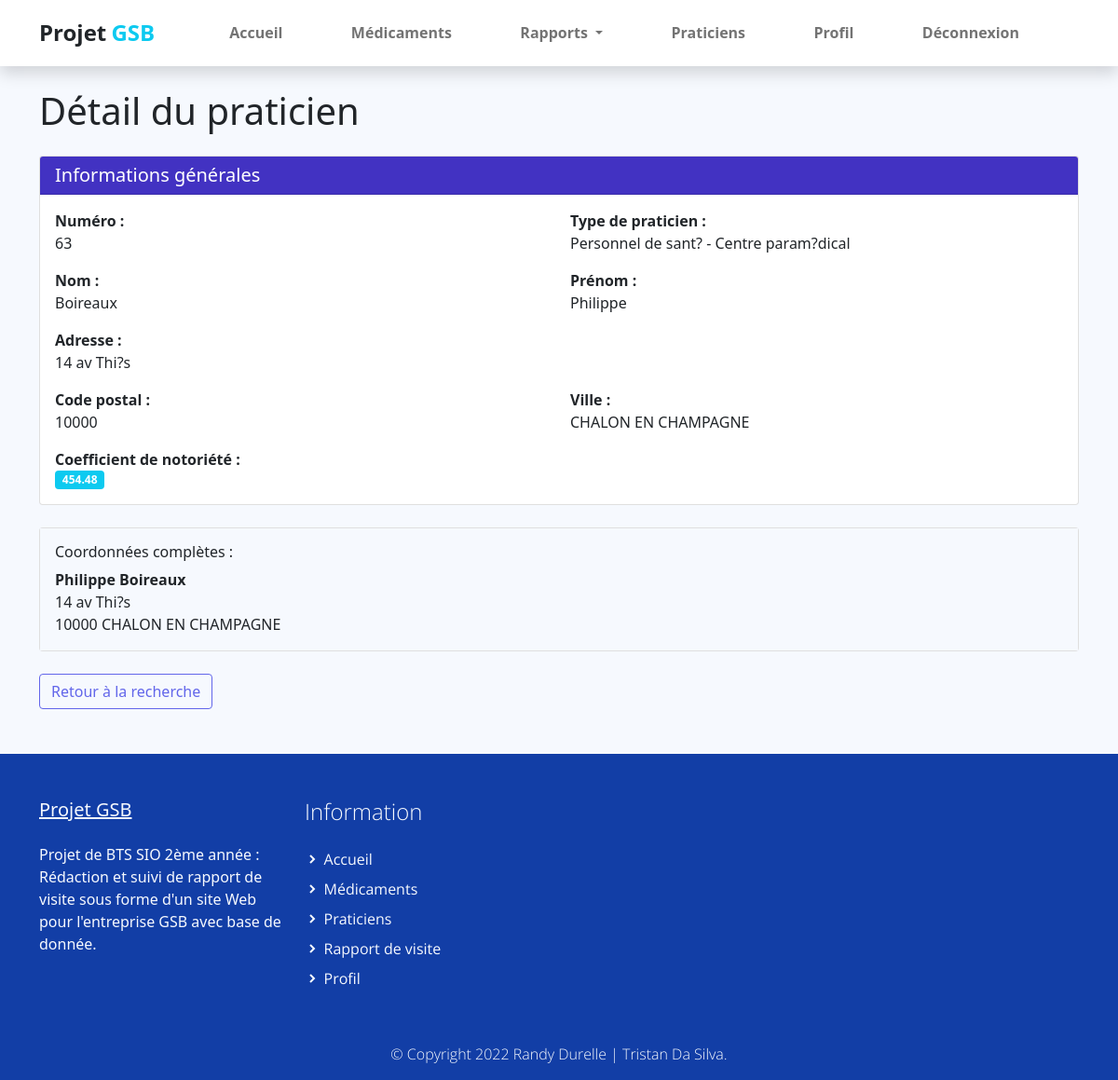
The app's page /index.php?uc=rapports&action=detailPraticien&pra=63 (signed in), older data.
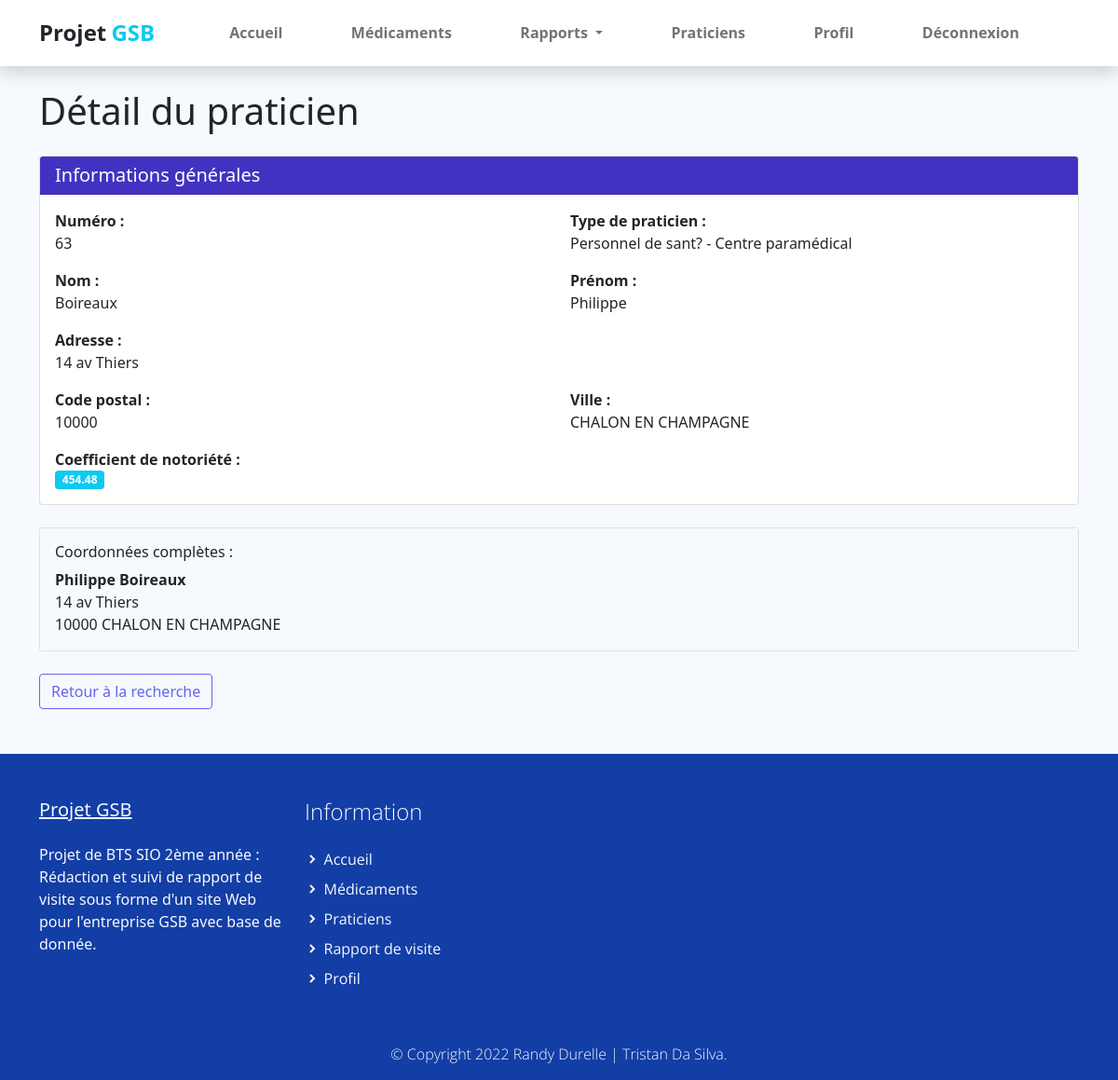
The same page, newer data.
### tables this page shows
CREATE TABLE IF NOT EXISTS `praticien` (
  `PRA_NUM` int(11) NOT NULL,
  `PRA_PRENOM` varchar(30) DEFAULT NULL,
  `PRA_NOM` varchar(30) DEFAULT NULL,
  `PRA_ADRESSE` varchar(50) DEFAULT NULL,
  `PRA_CP` varchar(5) DEFAULT NULL,
  `PRA_VILLE` varchar(25) DEFAULT NULL,
  `PRA_COEFNOTORIETE` float DEFAULT NULL,
  `TYP_CODE` varchar(3) NOT NULL,
  PRIMARY KEY (`PRA_NUM`),
  KEY `praticien_type_praticien0_FK` (`TYP_CODE`)
);

CREATE TABLE IF NOT EXISTS `type_praticien` (
  `TYP_CODE` varchar(3) NOT NULL,
  `TYP_LIBELLE` varchar(25) DEFAULT NULL,
  `TYP_LIEU` varchar(35) DEFAULT NULL,
  PRIMARY KEY (`TYP_CODE`)
);

### modele/praticien.modele.inc.php (called while the page is built, shortened)
<?php
function getPraticienComplet($num)
{
    try {
        $pdo = connexionPDO();
        $sql = 'SELECT p.*, t.TYP_LIBELLE, t.TYP_LIEU
                FROM praticien p
                LEFT JOIN type_praticien t ON p.TYP_CODE = t.TYP_CODE
                WHERE p.PRA_NUM = :num';
        $stmt = $pdo->prepare($sql);
        $stmt->bindValue(':num', $num, PDO::PARAM_INT);
        $stmt->execute();
        return $stmt->fetch(PDO::FETCH_ASSOC);
    } catch (PDOException $e) {
        print "Erreur ! : " . $e->getMessage();
        die();
    }
}

### vues/v_detailPraticien.php (the view)
<section class="container mt-4 mb-5">
    <h1 class="mb-4">Détail du praticien</h1>
    <div class="card mb-4">
        <div class="card-header bg-primary text-white">
            <h2 class="h5 mb-0">Informations générales</h2>
        </div>
        <div class="card-body">
            <div class="row mb-3">
                <div class="col-md-6">
                    <strong>Numéro :</strong><br>
                    <?= htmlspecialchars($praticien['PRA_NUM']) ?>
                </div>
                <div class="col-md-6">
                    <strong>Type de praticien :</strong><br>
                    <?php
                    if (!empty($praticien['TYP_LIBELLE'])) {
                        echo htmlspecialchars($praticien['TYP_LIBELLE']);
                        if (!empty($praticien['TYP_LIEU'])) {
                            echo ' - ' . htmlspecialchars($praticien['TYP_LIEU']);
                        }
                    } else {
                        echo 'Non renseigné';
                    }
                    ?>
                </div>
            </div>
            <div class="row mb-3">
                <div class="col-md-6">
                    <strong>Nom :</strong><br>
                    <?= htmlspecialchars($praticien['PRA_NOM']) ?>
                </div>
                <div class="col-md-6">
                    <strong>Prénom :</strong><br>
                    <?= htmlspecialchars($praticien['PRA_PRENOM']) ?>
                </div>
            </div>
            <div class="mb-3">
                <strong>Adresse :</strong><br>
                <?= htmlspecialchars($praticien['PRA_ADRESSE'] ?? 'Non renseignée') ?>
            </div>
            <div class="row mb-3">
                <div class="col-md-6">
                    <strong>Code postal :</strong><br>
                    <?= htmlspecialchars($praticien['PRA_CP'] ?? 'Non renseigné') ?>
                </div>
                <div class="col-md-6">
                    <strong>Ville :</strong><br>
                    <?= htmlspecialchars($praticien['PRA_VILLE'] ?? 'Non renseignée') ?>
                </div>
            </div>
            <div class="mb-0">
                <strong>Coefficient de notoriété :</strong><br>
                <?php
                if (isset($praticien['PRA_COEFNOTORIETE'])) {
                    echo '<span class="badge bg-info">' . htmlspecialchars($praticien['PRA_COEFNOTORIETE']) . '</span>';
                } else {
                    echo 'Non renseigné';
                }
                ?>
            </div>
        </div>
    </div>
    <div class="card">
        <div class="card-body bg-light">
            <h6 class="mb-2">Coordonnées complètes :</h6>
            <address class="mb-0">
                <strong><?= htmlspecialchars($praticien['PRA_PRENOM'] . ' ' . $praticien['PRA_NOM']) ?></strong><br>
                <?php if (!empty($praticien['PRA_ADRESSE'])): ?>
                    <?= htmlspecialchars($praticien['PRA_ADRESSE']) ?><br>
                <?php endif; ?>
                <?php if (!empty($praticien['PRA_CP']) || !empty($praticien['PRA_VILLE'])): ?>
                    <?= htmlspecialchars($praticien['PRA_CP']) ?>     <?= htmlspecialchars($praticien['PRA_VILLE']) ?>
                <?php endif; ?>
            </address>
        </div>
    </div>
    <div class="mt-4">
        <?php
        if (isset($_SESSION['criteres_recherche']) && !isset($retour)) {
            echo '<form method="POST" action="index.php?uc=rapports&action=rechercher" class="d-inline">';
            echo '<input type="hidden" name="date_debut" value="' . htmlspecialchars($_SESSION['criteres_recherche']['date_debut']) . '">';
            echo '<input type="hidden" name="date_fin" value="' . htmlspecialchars($_SESSION['criteres_recherche']['date_fin']) . '">';
            if (!empty($_SESSION['criteres_recherche']['praticien_num'])) {
                echo '<input type="hidden" name="praticien_num" value="' . htmlspecialchars($_SESSION['criteres_recherche']['praticien_num']) . '">';
            }
            echo '<button type="submit" class="btn btn-secondary">Retour aux résultats de recherche</button>';
            echo '</form>';
            echo '<a href="index.php?uc=rapports&action=consulter" class="btn btn-outline-secondary ms-2">Retour à la recherche</a>';
        } elseif (isset($retour) && $retour == 'nouveaux') {
            echo '<a href="javascript:history.back()" class="btn btn-outline-secondary">Retour au rapport</a>';
        } else {
            echo '<a href="index.php?uc=rapports&action=consulter" class="btn btn-outline-secondary">Retour à la recherche</a>';
        }
        ?>
    </div>
</section>

### vues/v_header.php (shortened to what this page needs)
<head>
    <link href="assets/css/bootstrap.min.css" rel="stylesheet">
    <link href="assets/css/boxicon.min.css" rel="stylesheet">
    <link rel="stylesheet" href="assets/css/gsb.css">
    <link rel="stylesheet" href="assets/css/custom.css">
    <link rel="stylesheet" href="https://cdn.jsdelivr.net/npm/bootstrap-icons@1.8.1/font/bootstrap-icons.css">
</head>
<body>
    <nav id="main_nav" class="navbar navbar-expand-lg navbar-light bg-white shadow">
        <div class="menuCont container">
            <a class="navbar-brand h1 my-2" href="index.php?uc=accueil">
                <span class="text-dark h4 fw-bold">Projet</span> <span class="text-info h4 fw-bold">GSB</span>
            </a>
            <div class="align-self-center collapse navbar-collapse flex-fill  d-lg-flex justify-content-lg-between" id="navbar-toggler-success">
                <div class="flex-fill d-flex justify-content-end">
                    <ul class="nav navbar-nav d-flex justify-content-between mx-xl-5 text-center text-dark">
                        <li class="nav-item ">
                            <a class="nav-link btn-outline-info rounded-pill px-3 fw-bold" href="index.php?uc=accueil">Accueil</a>
                        </li>
                        <?php if (isset($_SESSION['habilitation']) && ($_SESSION['habilitation'] == 1 || $_SESSION['habilitation'] == 2 || $_SESSION['habilitation'] == 3)) { ?>
                        <li class="nav-item ">
                            <a class="nav-link btn-outline-info rounded-pill px-3 fw-bold" href="index.php?uc=medicaments&action=formulairemedoc">Médicaments</a>
                        </li>
                        <li class="nav-item dropdown">
                            <a class="nav-link btn-outline-info rounded-pill px-3 fw-bold dropdown-toggle" href="#" id="rapportsDropdown" role="button" data-bs-toggle="dropdown" aria-expanded="false">
                                Rapports
                            </a>
                        </li>
                        <?php } ?>
                        <?php if (isset($_SESSION['habilitation']) && ($_SESSION['habilitation'] == 1 || $_SESSION['habilitation'] == 2 || $_SESSION['habilitation'] == 3)) { ?>
                        <li class="nav-item">
                            <a class="nav-link btn-outline-info rounded-pill px-3 fw-bold" href="index.php?uc=praticiens&action=selection">Praticiens</a>
                        </li>
                        <?php } ?>
                        <?php if (isset($_SESSION['login'])) { ?>
                        <li class="nav-item ">
                            <a class="nav-link btn-outline-info rounded-pill px-3 fw-bold" href="index.php?uc=connexion&action=profil">Profil</a>
                        </li>
                        <li class="nav-item">
                            <a class="nav-link btn-outline-info rounded-pill px-3 fw-bold" href="index.php?uc=connexion&action=deconnexion">Déconnexion</a>
                        </li>
                        <?php } else { ?>
                        <li class="nav-item ">
                            <a class="nav-link btn-outline-info rounded-pill px-3 fw-bold" href="index.php?uc=connexion&action=connexion">Se connecter</a>
                        </li>
                        <?php } ?>
                    </ul>
                </div>
            </div>
        </div>
    </nav>

### index.php (shortened to what this page needs)
<?php
    if(!isset($_REQUEST['uc']) || empty($_REQUEST['uc']))
        $uc = 'accueil';
    else{
        $uc = $_REQUEST['uc'];
    }
    include("vues/v_header.php");
    switch($uc)
    {
        case 'rapports' :
            if (!empty($_SESSION['login'])) {
                include("controleur/c_rapports.php");
            } else {
                include("vues/v_accesInterdit.php");
            }
            break;
    }
?>
<?php include("vues/v_footer.php") ;?>
</body>
</html>

### controleur/c_rapports.php (shortened to what this page needs)
<?php
if (!isset($_REQUEST['action']) || empty($_REQUEST['action'])) {
    $action = "liste";
} else {
    $action = $_REQUEST['action'];
}
$erreurs = [];
switch ($action) {
    case 'detailPraticien':
        require_once('modele/praticien.modele.inc.php');
        if (!empty($_GET['pra'])) {
            $praticienNum = (int) $_GET['pra'];
            $praticien = getPraticienComplet($praticienNum);
            $retour = $_GET['retour'] ?? null;
            if ($praticien) {
                include("vues/v_detailPraticien.php");
            } else {
                $erreurs[] = "Le praticien demandé n'existe pas.";
                header('Location: index.php?uc=rapports&action=consulter');
                exit;
            }
        } else {
            header('Location: index.php?uc=rapports&action=consulter');
            exit;
        }
        break;
}

### vues/v_footer.php (shortened to what this page needs)
<div id="foot">
    <footer class="pt-4 d-flex flex-column justify-content-between">
        <div class="container">
            <div class="row pt-4">
                <div class="col-lg-3 col-12 align-left">
                    <a class="navbar-brand" href="index.php?uc=accueil">
                        <span class="text-light h5"><u>Projet GSB</u></span>
                    </a>
                    <p class="text-light my-lg-4 my-2">
                        Projet de BTS SIO 2ème année : Rédaction et suivi de rapport de visite sous forme d'un site Web pour l'entreprise GSB avec base de donnée.
                    </p>
                </div>
                <div class="col-lg-3 col-md-4 my-sm-0 mt-4">
                    <h3 class="h4 pb-lg-3 text-light light-300">Information</h2>
                        <ul class="list-unstyled text-light light-300">
                            <li class="pb-2">
                                <i class='bx-fw bx bxs-chevron-right bx-xs'></i><a class="text-decoration-none text-light" href="index.php?uc=accueil">Accueil</a>
                            </li>
                            <?php if (isset($_SESSION['login'])) { ?>
                                <?php if (isset($_SESSION['habilitation']) && ($_SESSION['habilitation'] == 1 || $_SESSION['habilitation'] == 2 || $_SESSION['habilitation'] == 3)) { ?>
                                <li class="pb-2">
                                    <i class='bx-fw bx bxs-chevron-right bx-xs'></i><a class="text-decoration-none text-light py-1" href="index.php?uc=medicaments&action=formulairemedoc">Médicaments</a>
                                </li>
                                <li class="pb-2">
                                    <i class='bx-fw bx bxs-chevron-right bx-xs'></i><a class="text-decoration-none text-light py-1" href="index.php?uc=praticiens&action=selection">Praticiens</a>
                                </li>
                                <?php } ?>
                                <?php if (isset($_SESSION['habilitation']) && ($_SESSION['habilitation'] == 1 || $_SESSION['habilitation'] == 2)) { ?>
                                <li class="pb-2 dropdown">
                                    <i class='bx-fw bx bxs-chevron-right bx-xs'></i><a class="text-decoration-none text-light py-1" href="#" id="navbarDarkDropdownMenuLink" role="button" data-bs-toggle="dropdown" aria-expanded="false">Rapport de visite</a>
                                </li>
                                <?php } ?>
                                <li class="pb-2">
                                    <i class="bx-fw bx bxs-chevron-right bx-xs"></i><a class="text-decoration-none text-light py-1" href="index.php?uc=connexion&action=profil">Profil</a>
                                </li>
                            <?php } else { ?>
                                <li class="pb-2">
                                    <i class="bx-fw bx bxs-chevron-right bx-xs"></i><a class="text-decoration-none text-light py-1" href="index.php?uc=connexion&action=connexion">Connexion</a>
                                </li>
                            <?php } ?>
                        </ul>
                </div>
            </div>
        </div>
        <div class="w-100 footercustom pt-3">
            <div class="container">
                <div class="row pt-2 d-flex justify-content-center">
                    <div class="col-lg-6 col-sm-12">
                        <p class="text-center text-light light-300">
                            © Copyright 2022 Randy Durelle | Tristan Da Silva.
                        </p>
                    </div>
                </div>
            </div>
        </div>
    </footer>
</div>

### assets/css/gsb.css (style rules this page uses)
p, a { font-weight: 400; }
.light-300 { font-family: "Open Sans", sans-serif !important; font-weight: 300; }
.menuCont { display: flex; justify-content: space-between; align-items: center; }

### assets/css/custom.css (style rules this page uses)
body, html { height: 100%; margin: 0; padding: 0; }
body { background: #f6f9fe !important; width: 100%; position: relative; display: table; }
#foot { display: table-row; width: 100%; height: 350px; }
footer { min-height: 350px; background-color: #123ea6; }
.navbar-nav { max-width: 1000px; width: 100%; }
.bg-light { background-color: #f6f9fe; }

Row changes from the older to the newer data that the page shows:
changed praticien "Boireaux": TYP_CODE.TYP_LIEU "Centre param?dical" → "Centre paramédical"; PRA_ADRESSE "14 av Thi?s" → "14 av Thiers"
